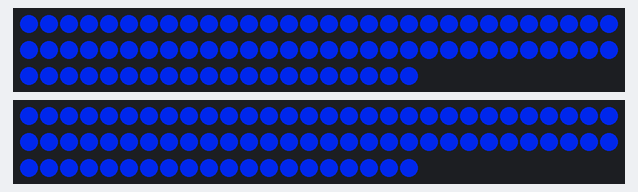
The sketch below on a simulated Arduino Uno, built with avr-gcc and run on an emulated ATmega328P. On the bench: 2 × 80 RGB LEDs in strip order, left to right, continuing on the next row. Dim RGB values are drawn brighter than linear.

Above: at 0.47 s.
At 37.75 s:
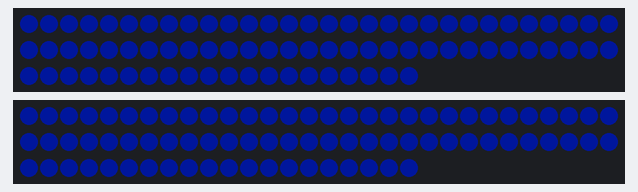

The sketch:

Comp.ino
```cpp
//Include the NeoPixel library
#include <Adafruit_NeoPixel.h>

//Include the I2C library
#include <Wire.h>

//Used throughout the program to reference the number of LEDS on the strand
//This is completely modular -- any number works
#define lNUMLEDS 80
#define rNUMLEDS 80

//This is the wheel diameter of the robot's main drive wheels
#define WHEEL_DIAMETER 6

//Distance between two leds. Please keep this constant. Pretty please?
#define LED_PITCH 0.6875

//Led data pins
#define LEFT_LED_PIN 13
#define RIGHT_LED_PIN 12

//I2C address
#define I2C_ADDRESS 8

//These are used for calculating dT
long startTime;
long currentTime;
long lastTime;

const int minTickTime = 1; //milliseconds. If dT is less than this, nothing happens

//Used for low voltage problems with the robots
bool lowVoltage = false;
const double lowVoltageBrightnessDrop = 5.0;

const int idleStateColor[] = {0, 42, 255}; //Columbia Blue (about)
double currentBrightnessConstant = 1.0; //0 to 1
const double brightnessIncreasingMultiplicativeFactor = 1.008; //Determines the speed at which it gets brighter/dimmer
const double minBrightnessConstant = 0.08;
bool increasing;

const int driveStateColor[] = {0, 42, 255}; //More or less Columbia Blue
const int driveModeSpacing = 4; //Space between the lit LEDs during drive mode
const double leftShiftConstant = 1;
const double rightShiftConstant = 1;
int leftShiftFactor = 0;
int rightShiftFactor = 0;

//2D arrays storing information about what the LED state is
//Instead of messing with commands in library, just update this array
//and call updateLEDs() to display it on the strand
//Index 1 is the LED, Index 2 is [RR, GG, BB]
int lLED[lNUMLEDS][3] = {};
int rLED[rNUMLEDS][3] = {};

enum states {
  IDLE_STATE,       //Do this before and after the match (detect when voltage is less than some constant)
  DRIVE_STATE,      //Do this while the robot is driving around
  SHOOTING_STATE,   //Do this when the wheel is active
  OFF_STATE         //If there's critically low battery, shut it down
};

//Initialize the two Adafruit_NeoPixel objects, one for each side
Adafruit_NeoPixel lStrip = Adafruit_NeoPixel(lNUMLEDS, LEFT_LED_PIN, NEO_GRB + NEO_KHZ800);
Adafruit_NeoPixel rStrip = Adafruit_NeoPixel(rNUMLEDS, RIGHT_LED_PIN, NEO_GRB + NEO_KHZ800);

//Number of bytes received from RoboRIO
#define SIGNAL_LENGTH 5

//Bytes from RoboRIO are stored here
char dataFromRoboRIO[SIGNAL_LENGTH];

void updateLEDs() { //This is a general purpose function to make everything easier. Instead of
                    //having to deal with the library's functions, I can do everything throughout
                    //the arrays I defined above, and then just update when necessary.
  int i, j;
  if(lowVoltage) { //If the robot battery has low voltage, drop the brightness to save power
    for(i=0; i<lNUMLEDS; ++i) { //For each of the leds on the left side
      for(j=0; j<3; ++j) {
        lLED[i][j] = static_cast<int>(static_cast<double>(lLED[i][j])/lowVoltageBrightnessDrop); //The static_casts probably aren't necessary, but I want to make sure the types are correct
      }
      lStrip.setPixelColor(i, lLED[i][0], lLED[i][1], lLED[i][2]); //Update the left strand pixels
    }
    for(i=0; i<rNUMLEDS; ++i) { //For each of the leds on the right side
      for(j=0; j<3; ++j) {
        rLED[i][j] = static_cast<int>(static_cast<double>(rLED[i][j])/lowVoltageBrightnessDrop); //The static_casts probably aren't necessary, but I want to make sure the types are correct
      }
      rStrip.setPixelColor(i, rLED[i][0], rLED[i][1], rLED[i][2]); //Update the right strand pixels
    }
  }
  else { //If voltage isn't low, FULL BRIGHTNESS :O
    for(i=0; i<lNUMLEDS; ++i) {
      lStrip.setPixelColor(i, lLED[i][0], lLED[i][1], lLED[i][2]);
    }
    for(i=0; i<rNUMLEDS; ++i) {
      rStrip.setPixelColor(i, rLED[i][0], rLED[i][1], rLED[i][2]);
    }
  }
  lStrip.show();
  rStrip.show();
}

void clearStrips() { //Basically turn off the strips by setting all the leds to RGB [0, 0, 0]
  int i, j;
  for(j=0; j<3; ++j) { //For the R value, then the G value, then the B value
    for(i=0; i<lNUMLEDS; ++i) { //For all leds on the left
      lLED[i][j] = 0;
    }
    for(i=0; i<rNUMLEDS; ++i) { //For all leds on the right
      rLED[i][j] = 0;
    }
  } //Ordering it like this should make it slightly faster, which doesn't hurt anything
  updateLEDs();
}

void idleState(int dT) {
  int i, j;
  if(currentBrightnessConstant >= 1.0) {
    increasing = false;
  }
  else if(currentBrightnessConstant <= minBrightnessConstant) {
    increasing = true;
  }
  if(increasing) {
    currentBrightnessConstant = currentBrightnessConstant*brightnessIncreasingMultiplicativeFactor;
  }
  else {
    currentBrightnessConstant = currentBrightnessConstant/brightnessIncreasingMultiplicativeFactor;
  }
  currentBrightnessConstant = currentBrightnessConstant > 1 ? 1 : currentBrightnessConstant;
  currentBrightnessConstant = currentBrightnessConstant < 0 ? 0 : currentBrightnessConstant;
  for(j=0; j<3; ++j) {
    for(i=0; i<lNUMLEDS; ++i) {
      lLED[i][j] = idleStateColor[j]*currentBrightnessConstant;
    }
    for(i=0; i<rNUMLEDS; ++i) {
      rLED[i][j] = idleStateColor[j]*currentBrightnessConstant;
    }
  }
  updateLEDs();
}
void driveState(int dT) {
  int i, j;
  for(j=0; j<3; ++j) {
    for(i=0; i<lNUMLEDS; i=i+4) {
      lLED[i][j] = driveStateColor[j];
    }
    for(i=0; i<rNUMLEDS; i=i+4) {
      rLED[i][j] = driveStateColor[j];
    }
  }
  leftShiftFactor = (dataFromRoboRIO[4]-1)*(static_cast<int>(leftShiftConstant * dataFromRoboRIO[2]) % driveModeSpacing);
  rightShiftFactor = (dataFromRoboRIO[5]-1)*(static_cast<int>(rightShiftConstant * dataFromRoboRIO[3]) % driveModeSpacing);
  int lBackup[leftShiftFactor][3];
  int rBackup[rightShiftFactor][3];
  for(j=0; j<3; ++j) {
    for(i=(lNUMLEDS-1)-leftShiftFactor; i<lNUMLEDS-1; ++i) {
      lBackup[i+1-lNUMLEDS][j] = lLED[i][j];
    }
    for(i=(rNUMLEDS-1)-rightShiftFactor; i<rNUMLEDS-1; ++i) {
      rBackup[i+1-rNUMLEDS][j] = rLED[i][j];
    }
    for(i=lNUMLEDS-1; i>leftShiftFactor; --i) {
      lLED[i][j] = lLED[i-leftShiftFactor][j];
    }
    for(i=rNUMLEDS-1; i>rightShiftFactor; --i) {
      rLED[i][j] = rLED[i-rightShiftFactor][j];
    }
    for(i=0; i<leftShiftFactor; ++i) {
      lLED[i][j] = lBackup[i][j];
    }
    for(i=0; i<rightShiftFactor; ++i) {
      rLED[i][j] = rBackup[i][j];
    }
  }
  updateLEDs();
}
void shootingState(int dT) {}

void decodeI2C(int numBytes) {
  int i = 0;
  while(Wire.available() > 0) {
    dataFromRoboRIO[i] = Wire.read();
    ++i;
  }
}

void setup() {
  int i;

  lStrip.begin(); //Start the left and right led strips
  rStrip.begin();
  clearStrips(); //Make them blank

  startTime = millis();
  currentTime = startTime;
  lastTime = startTime;

  Wire.begin(I2C_ADDRESS);
  Wire.onReceive(decodeI2C);

  for(i=0; i<SIGNAL_LENGTH; ++i) {
    dataFromRoboRIO[i] = 0;
  }
}

void loop() {
  //Declare variables
  int state;
  int dT;

  //Deal with time stuff
  currentTime = millis();
  dT = currentTime - lastTime;

  //Read the state and set up stuff
  if(dataFromRoboRIO[1] == 2) {
    state = OFF_STATE;
  }
  else if(dataFromRoboRIO[0] != 1) {
    state = IDLE_STATE;
  }
  else if(dataFromRoboRIO[6] > 10) {
    state = SHOOTING_STATE;
  }
  else {
    state = DRIVE_STATE;
  }
  if(dataFromRoboRIO[1] > 0) {
    lowVoltage = true;
  }
  else {
    lowVoltage = false;
  }

  //Call the proper function(s)
  if(dT > minTickTime) {
    lastTime = currentTime;
    if(state != OFF_STATE) {
      switch(state) {
        case IDLE_STATE:
          idleState(dT);
          break;
        case DRIVE_STATE:
          driveState(dT);
          break;
        case SHOOTING_STATE:
          shootingState(dT);
          break;
      }
    }
  }
}
```
